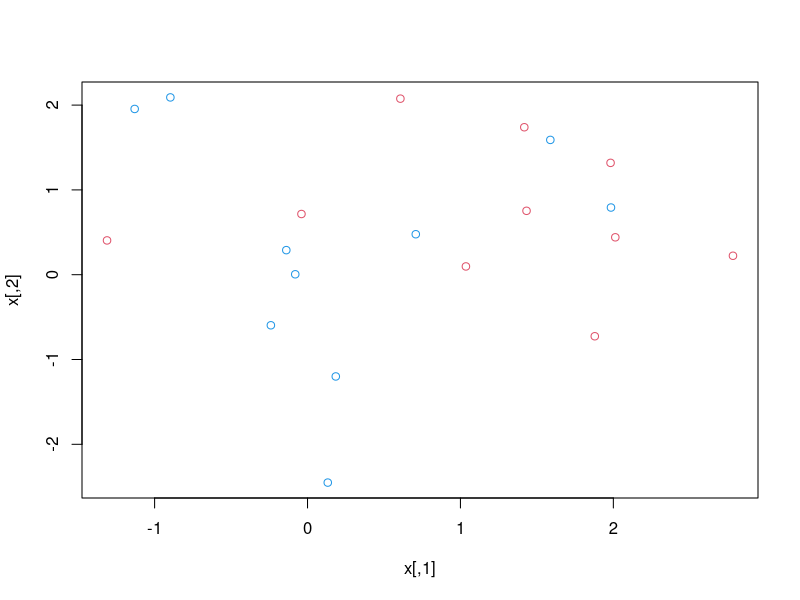
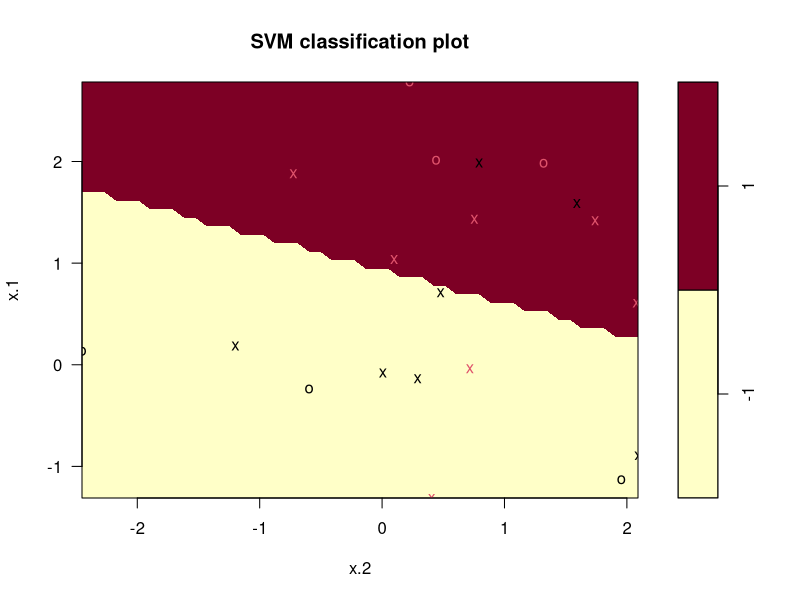

Write R code to recreate these figures, in order.
library(e1071)
set.seed(2)
# random dataset
x<- matrix(rnorm(20*2),ncol=2)
y<-c(rep(-1,10),rep(1,10))
x[y==1,]<-x[y==1,]+1
plot(x, col=(3-y))
# create data frame with factor class attribute
dat<- data.frame(x=x,y=as.factor(y))
svmfit<- svm(y~., data = dat,kernel = "linear",cost = 10, scale = FALSE)
plot(svmfit,dat)     
svmfit$index
summary(svmfit)
